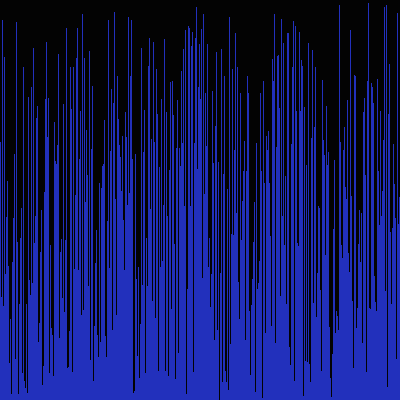
Frame 1 (no input)
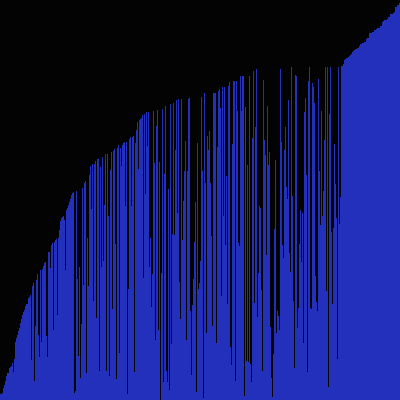
Frame 60 (the mouse pressed at the canvas centre just before this capture)
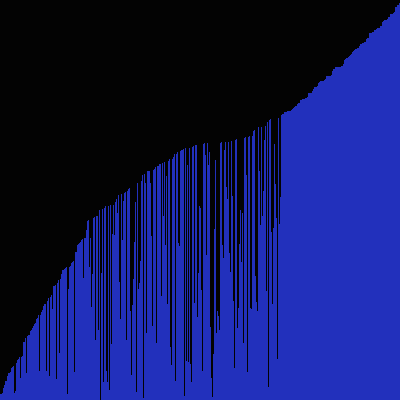
Frame 120 (the mouse held since frame 60 and released just before this capture)

The Processing sketch that drew these frames (run headless with seeded random() and noise(); from frame 60 on, the mouse is pressed at the canvas centre):

// Processing sketch: ArraySorter
// ── ArraySorter.pde
/* Paste the code into a new Processing sketch and complete the steps. */

//1. create an array of ints. don't initialize it yet.
int iList[];
void setup() {
  //2. set the size of your window
  //  if you are using Processing 3, you cannot use variables
  //  because the developers don't know how programming is supposed to work.
  size(400, 400);
  //3. initialize your array with the built in width variable
  iList = new int[width];
  for (int i = 0; i<width; i++) {
    iList[i]= (int)random(height);
  }
  //4. initialize the ints in the array with random numbers
  //   from 0 to the built in height variable

  //5. call the noStroke() method
  noStroke();
}

void draw() {
  //6. set the background color with background(r, g, b);
  background(#030303);
  //7. set the color for your graph
  fill(#2230BC);
  //8. draw a rectangle for each int in your array.
  for (int i = 0; i<width; i++) {
    rect(i, height, 1, -iList[i]);
  }
  //   the x value will be the element of the int
  //   the y value will the height variable
  //   the width is 1
  //   the height is negative the value of the int at that element in the array


  //9. call the stepSort method
stepSort(iList);
  //10. extract the code that randomizes the array into a method.

  //11. call the method you made in step 10 when the mouse is pressed
}

void stepSort(int[] arr) {
  for (int i = 1; i < arr.length; i++) {
    if (arr[i - 1] > arr[i]) {
      int t = arr[i];
      arr[i] = arr[i - 1];
      arr[i - 1] = t;
    }
  }
}
